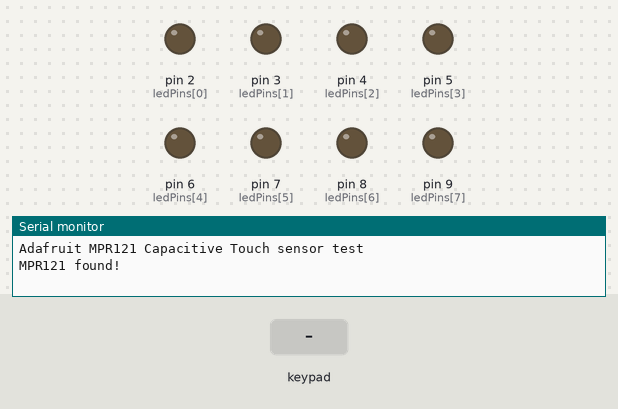
Bench run of a sketch on a simulated Arduino Leonardo, built with avr-gcc and run on an emulated ATmega32U4. Parts: output pins drawn as LEDs (lit = HIGH), the last lines printed to the serial monitor. Dashed ring = blinking. Inputs (shaded band) come from the test bench.

Above: at 1.2 s.
1.3 s: keypad keys 2 3 4 5 6 7 8 9 pressed 0.4 s apart
At 3.6 s:
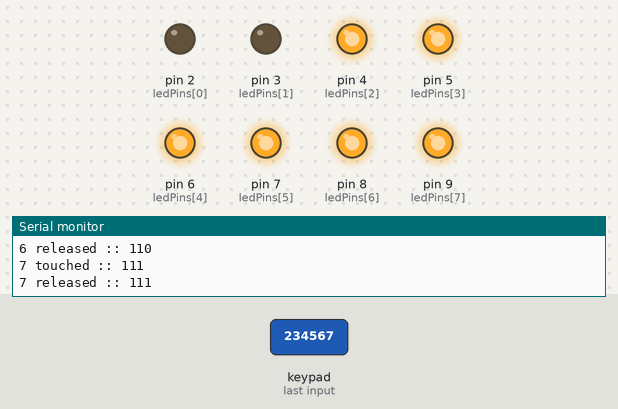
6.0 s: key '0' pressed
At 6.8 s:
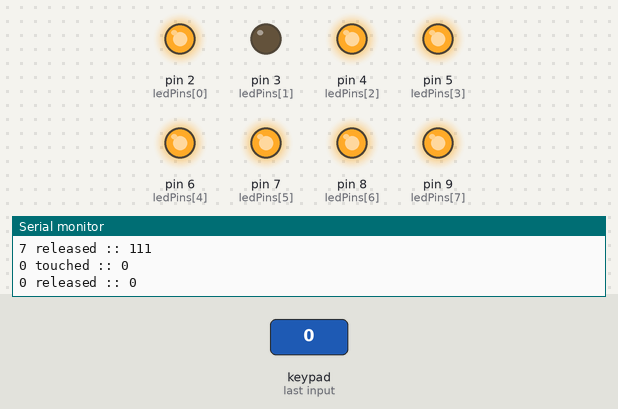
7.5 s: key '1' pressed
At 8.0 s:
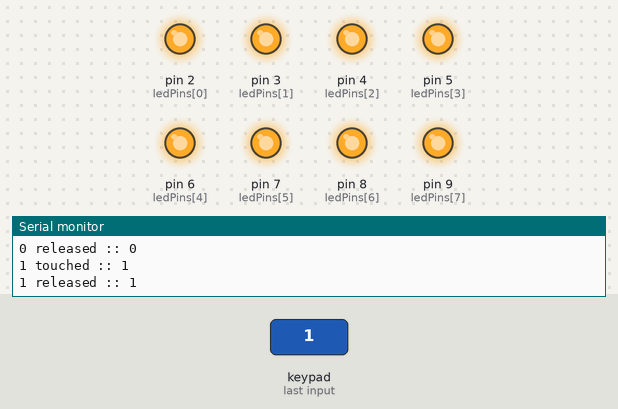
9.0 s: keypad keys 2 3 4 5 6 7 8 9 A pressed 0.4 s apart
At 11.9 s:
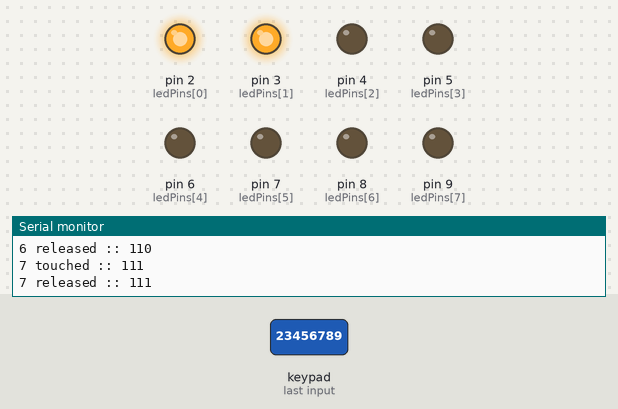
14.1 s: key '2' pressed
At 15.3 s:
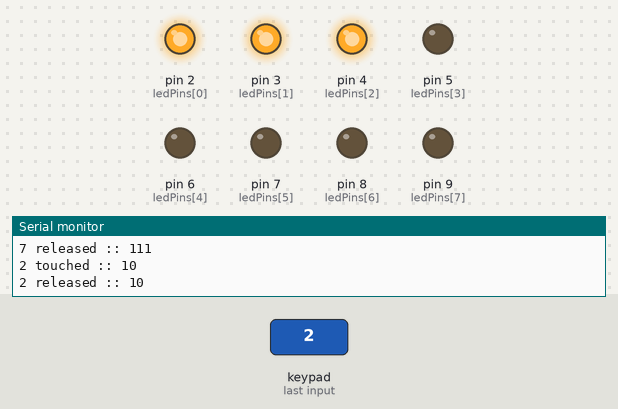
15.6 s: keypad keys 1 3 9 7 2 2 2 2 pressed 0.4 s apart
At 18.7 s:
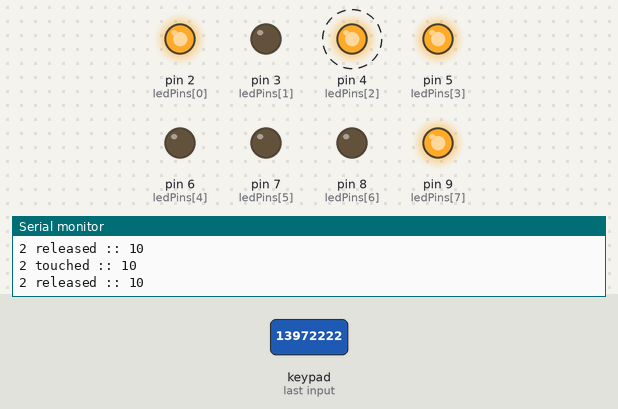
Timing chart, 0 to 20.2 s (numbered marks = the images above; inputs shaded):
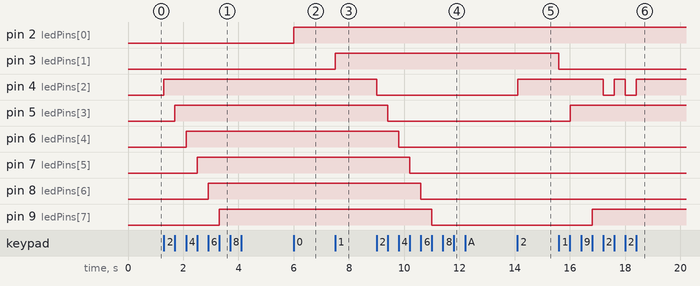

Measured:
- after the input at 1.3 s, pin 4 (ledPins[2]): LOW → HIGH at once; pin 5 (ledPins[3]): LOW → HIGH after 0.40 s; pin 6 (ledPins[4]): LOW → HIGH after 0.80 s; pin 7 (ledPins[5]): LOW → HIGH after 1.2 s; pin 8 (ledPins[6]): LOW → HIGH after 1.6 s
- after the input at 6.0 s, pin 2 (ledPins[0]): LOW → HIGH at once
- after the input at 7.5 s, pin 3 (ledPins[1]): LOW → HIGH at once
- after the input at 9.0 s, pin 4 (ledPins[2]): HIGH → LOW at once; pin 5 (ledPins[3]): HIGH → LOW after 0.40 s; pin 6 (ledPins[4]): HIGH → LOW after 0.80 s; pin 7 (ledPins[5]): HIGH → LOW after 1.2 s; pin 8 (ledPins[6]): HIGH → LOW after 1.6 s
- after the input at 14.1 s, pin 4 (ledPins[2]): LOW → HIGH at once
- after the input at 15.6 s, pin 3 (ledPins[1]): HIGH → LOW at once; pin 4 (ledPins[2]): alternates HIGH for 0.40 s and LOW for 0.40 s, 4 changes in all, then stays HIGH, starting after 1.6 s; pin 5 (ledPins[3]): LOW → HIGH after 0.40 s; pin 9 (ledPins[7]): LOW → HIGH after 1.2 s

The sketch:

MPR121_LED_touch.ino
```cpp
#include <Wire.h>
#include <Adafruit_MPR121.h>

// You can have up to 4 on one i2c bus but one is enough for testing!
Adafruit_MPR121 cap = Adafruit_MPR121();

// Keeps track of the last pins touched
// so we know when buttons are 'released'
uint16_t lasttouched = 0;
uint16_t currtouched = 0;

int ledPins[] = {2, 3, 4, 5, 6, 7, 8, 9}; // LED pins
int ledCnt = 8; // LED COUNT

void setup() {
  Serial.begin(9600);

  while (!Serial) { // needed to keep leonardo/micro from starting too fast!
    delay(10);
  }

  Serial.println("Adafruit MPR121 Capacitive Touch sensor test");

  // Default address is 0x5A, if tied to 3.3V its 0x5B
  // If tied to SDA its 0x5C and if SCL then 0x5D
  if (!cap.begin(0x5A)) {
    Serial.println("MPR121 not found, check wiring?");
    while (1);
  }
  Serial.println("MPR121 found!");


  for(int p=0; p<ledCnt; p++) {
    pinMode(ledPins[p], OUTPUT); // Set the mode to OUTPUT
  }
}

void loop() {

  // Get the currently touched pads
  // cap.touched will return 16 bits (one byte), with each bit (from 0 - 12) representing the
  // corrosponding touch pad
  currtouched = cap.touched();

  for (uint8_t i=0; i<8; i++) {

    // BUTTON TOUCHED
    // if it *is* touched and *wasnt* touched before, alert!
    if ( (currtouched & _BV(i) ) && !( lasttouched & _BV(i) ) ) {
      Serial.print(i); Serial.print(" touched :: "); Serial.println(i, BIN);

      // toggle digital pin state based on previous state
      digitalWrite(ledPins[i], !digitalRead(ledPins[i]));
    }


    // BUTTON RELEASED
    //  if it *was* touched and now *isnt*, alert!
    if (!(currtouched & _BV(i)) && (lasttouched & _BV(i)) ) {
      Serial.print(i); Serial.print(" released :: "); Serial.println(i, BIN);
    }
  }

  // reset our state
  lasttouched = currtouched;


}


//    1 <<  0  ==    1
//    1 <<  1  ==    2
//    1 <<  2  ==    4
//    1 <<  3  ==    8
//    1 <<  4  ==    16
//    1 <<  5  ==    32
//    1 <<  6  ==    64
//    1 <<  7  ==    128

//You can read all at once with
//
// cap.touched()
//
// Which returns a 16 bit value. Each of the bottom 12 bits refers to one sensor. So if you want to test if the #4 is touched, you can use
//
// if (cap.touched() & (1 << 4)) { do something }

// You can check its not touched with:
//
// if (! (cap.touched() & (1 << 4)) ) { do something }
```
